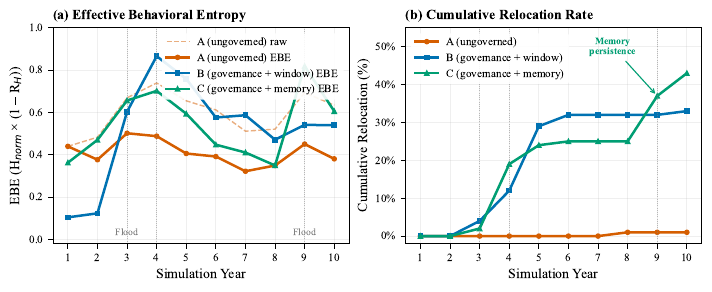

Generate this figure with Python:
"""
SAGE Paper — Figure 2: Hallucination Correction Panel
======================================================
Two-panel figure for the WRR Technical Report.

Panel (a): Raw vs Corrected H_norm + EBE for Groups A, B, C
  - Group A raw (dashed red) vs corrected (solid red) shows the hallucination gap
  - Groups B, C solid lines (= EBE since hallucination ~ 0)

Panel (b): Cumulative relocation curves
  - A: ~1% (never relocate without governance)
  - B: 33% plateau (window memory forgets)
  - C: 43% with Year 9 surge (human-centric memory persists)

AGU/WRR figure requirements:
  - 300 DPI minimum
  - Serif font (Times New Roman)
  - Single-column (86mm) or double-column (170mm)
  - Color-blind friendly palette

Usage:
  python fig2_hallucination_panel.py
"""

import os
import sys
from pathlib import Path

import matplotlib
matplotlib.use("Agg")
import matplotlib.pyplot as plt
import matplotlib.ticker as mticker
import numpy as np
import pandas as pd

# ---------- paths ----------
SCRIPT_DIR = Path(__file__).resolve().parent
BASE = SCRIPT_DIR.parents[1]  # examples/single_agent
RESULTS = BASE / "results" / "JOH_FINAL" / "gemma3_4b"
ENTROPY_CSV = SCRIPT_DIR / "corrected_entropy_gemma3_4b.csv"

# ---------- style ----------
plt.rcParams.update({
    "font.family": "serif",
    "font.serif": ["Times New Roman", "DejaVu Serif"],
    "font.size": 9,
    "axes.labelsize": 10,
    "axes.titlesize": 10,
    "legend.fontsize": 8,
    "xtick.labelsize": 8,
    "ytick.labelsize": 8,
    "figure.dpi": 300,
    "savefig.dpi": 300,
    "savefig.bbox": "tight",
})

# Color-blind friendly palette (Okabe-Ito)
C_A = "#D55E00"   # vermillion (Group A)
C_B = "#0072B2"   # blue (Group B)
C_C = "#009E73"   # teal (Group C)
C_A_RAW = "#D55E00"
C_A_DASH = "#D55E0080"  # semi-transparent for raw dashed

YEARS = np.arange(1, 11)
FLOOD_YEARS = [3, 4, 9]


def load_entropy():
    """Load corrected entropy CSV."""
    if not ENTROPY_CSV.exists():
        print(f"Run corrected_entropy_analysis.py first to generate {ENTROPY_CSV}")
        sys.exit(1)
    return pd.read_csv(ENTROPY_CSV)


def compute_relocation(group: str, sim_path: Path):
    """Compute cumulative relocation for one group."""
    df = pd.read_csv(sim_path)

    if "decision" in df.columns:
        dec_col = "decision"
    else:
        dec_col = "yearly_decision"

    cum_reloc = []
    for yr in sorted(df["year"].unique()):
        yr_df = df[df["year"] == yr]
        n = len(yr_df)
        reloc = yr_df[dec_col].str.lower().str.contains("relocat").sum()
        cum_reloc.append(reloc / n * 100)
    return cum_reloc


def main():
    entropy = load_entropy()

    fig, (ax1, ax2) = plt.subplots(1, 2, figsize=(7.0, 2.8), constrained_layout=True)

    # ======== Panel (a): Entropy ========
    ax1.set_title("(a) Effective Behavioral Entropy", fontweight="bold", loc="left")

    for group, color, label in [
        ("Group_A", C_A, "A (ungoverned)"),
        ("Group_B", C_B, "B (governance + window)"),
        ("Group_C", C_C, "C (governance + memory)"),
    ]:
        g = entropy[entropy["Group"] == group].sort_values("Year")
        years = g["Year"].values

        if group == "Group_A":
            # Raw (dashed) — the misleading picture
            ax1.plot(years, g["Raw_H_norm"].values, color=color,
                     linestyle="--", linewidth=1.0, alpha=0.5, label=f"{label} raw")
            # EBE (solid) — the corrected truth
            ax1.plot(years, g["EBE"].values, color=color,
                     linestyle="-", linewidth=1.8, marker="o", markersize=3,
                     label=f"{label} EBE")
        else:
            # For B/C, EBE ≈ raw since hallucination is low
            ax1.plot(years, g["EBE"].values, color=color,
                     linestyle="-", linewidth=1.8, marker="s" if "B" in group else "^",
                     markersize=3, label=f"{label} EBE")

    # Flood event markers
    for fy in FLOOD_YEARS:
        ax1.axvline(x=fy, color="gray", linestyle=":", linewidth=0.6, alpha=0.5)
    ax1.annotate("Flood", xy=(3, 0.02), fontsize=7, color="gray", ha="center")
    ax1.annotate("Flood", xy=(9, 0.02), fontsize=7, color="gray", ha="center")

    ax1.set_xlabel("Simulation Year")
    ax1.set_ylabel("EBE (H$_{norm}$ × (1 − R$_H$))")
    ax1.set_xlim(0.5, 10.5)
    ax1.set_ylim(-0.02, 1.0)
    ax1.set_xticks(YEARS)
    ax1.legend(loc="upper right", framealpha=0.9, edgecolor="none")
    ax1.grid(True, alpha=0.2)

    # ======== Panel (b): Cumulative Relocation ========
    ax2.set_title("(b) Cumulative Relocation Rate", fontweight="bold", loc="left")

    groups_paths = {
        "Group_A": RESULTS / "Group_A" / "Run_1" / "simulation_log.csv",
        "Group_B": RESULTS / "Group_B" / "Run_1" / "simulation_log.csv",
        "Group_C": RESULTS / "Group_C" / "Run_1" / "simulation_log.csv",
    }

    for group, color, label, marker in [
        ("Group_A", C_A, "A (ungoverned)", "o"),
        ("Group_B", C_B, "B (governance + window)", "s"),
        ("Group_C", C_C, "C (governance + memory)", "^"),
    ]:
        reloc = compute_relocation(group, groups_paths[group])
        ax2.plot(YEARS, reloc, color=color, linewidth=1.8, marker=marker,
                 markersize=3, label=label)

    # Flood event markers
    for fy in FLOOD_YEARS:
        ax2.axvline(x=fy, color="gray", linestyle=":", linewidth=0.6, alpha=0.5)

    # Year 9 annotation
    ax2.annotate(
        "Memory\npersistence",
        xy=(9, 37), xytext=(7.5, 48),
        fontsize=7, ha="center",
        arrowprops=dict(arrowstyle="->", color=C_C, lw=0.8),
        color=C_C, fontweight="bold",
    )

    ax2.set_xlabel("Simulation Year")
    ax2.set_ylabel("Cumulative Relocation (%)")
    ax2.set_xlim(0.5, 10.5)
    ax2.set_ylim(-2, 55)
    ax2.set_xticks(YEARS)
    ax2.yaxis.set_major_formatter(mticker.PercentFormatter(decimals=0))
    ax2.legend(loc="upper left", framealpha=0.9, edgecolor="none")
    ax2.grid(True, alpha=0.2)

    # ======== Save ========
    out_path = SCRIPT_DIR / "fig2_hallucination_panel.png"
    fig.savefig(out_path, dpi=300)
    print(f"Saved: {out_path}")

    # Also save PDF for AGU submission
    out_pdf = SCRIPT_DIR / "fig2_hallucination_panel.pdf"
    fig.savefig(out_pdf)
    print(f"Saved: {out_pdf}")

    plt.close()


if __name__ == "__main__":
    main()
